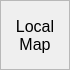
<?xml version="1.0" encoding="UTF-8"?>
<ui version="4.0">
 <class>NewView</class>
 <widget class="QWidget" name="NewView">
  <property name="geometry">
   <rect>
    <x>0</x>
    <y>0</y>
    <width>70</width>
    <height>70</height>
   </rect>
  </property>
  <property name="sizePolicy">
   <sizepolicy hsizetype="Expanding" vsizetype="Expanding">
    <horstretch>1</horstretch>
    <verstretch>1</verstretch>
   </sizepolicy>
  </property>
  <property name="minimumSize">
   <size>
    <width>50</width>
    <height>50</height>
   </size>
  </property>
  <property name="maximumSize">
   <size>
    <width>70</width>
    <height>70</height>
   </size>
  </property>
  <property name="baseSize">
   <size>
    <width>50</width>
    <height>50</height>
   </size>
  </property>
  <property name="cursor">
   <cursorShape>CrossCursor</cursorShape>
  </property>
  <property name="mouseTracking">
   <bool>true</bool>
  </property>
  <property name="windowTitle">
   <string>3D Pointcloud</string>
  </property>
  <layout class="QVBoxLayout" name="layout">
   <property name="margin">
    <number>0</number>
   </property>
   <item>
    <widget class="ActLabel" name="view">
     <property name="sizePolicy">
      <sizepolicy hsizetype="Expanding" vsizetype="Expanding">
       <horstretch>1</horstretch>
       <verstretch>1</verstretch>
      </sizepolicy>
     </property>
     <property name="minimumSize">
      <size>
       <width>50</width>
       <height>50</height>
      </size>
     </property>
     <property name="maximumSize">
      <size>
       <width>70</width>
       <height>70</height>
      </size>
     </property>
     <property name="font">
      <font>
       <pointsize>12</pointsize>
      </font>
     </property>
     <property name="cursor">
      <cursorShape>CrossCursor</cursorShape>
     </property>
     <property name="mouseTracking">
      <bool>true</bool>
     </property>
     <property name="autoFillBackground">
      <bool>false</bool>
     </property>
     <property name="styleSheet">
      <string notr="true">border-image: url(:/maps/LMap);</string>
     </property>
     <property name="frameShape">
      <enum>QFrame::StyledPanel</enum>
     </property>
     <property name="frameShadow">
      <enum>QFrame::Sunken</enum>
     </property>
     <property name="text">
      <string>Local Map</string>
     </property>
     <property name="scaledContents">
      <bool>true</bool>
     </property>
     <property name="alignment">
      <set>Qt::AlignCenter</set>
     </property>
     <property name="wordWrap">
      <bool>true</bool>
     </property>
     <property name="textInteractionFlags">
      <set>Qt::NoTextInteraction</set>
     </property>
    </widget>
   </item>
  </layout>
 </widget>
 <customwidgets>
  <customwidget>
   <class>ActLabel</class>
   <extends>QLabel</extends>
   <header>aui.utilities.ActiveLabel</header>
  </customwidget>
 </customwidgets>
 <resources/>
 <connections/>
</ui>
